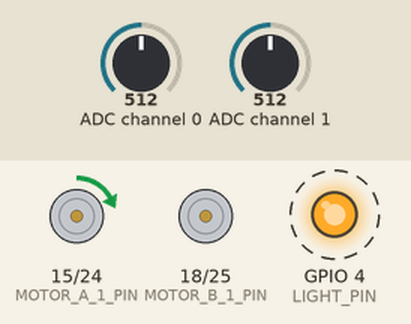
The program below on a simulated Raspberry Pi (BCM pin numbers). On the bench: motor-driver pin pairs drawn as motors (green arrow = first pin HIGH = forward, orange = second pin HIGH = backward, longer = more drive, scaled by the enable pin), output pins drawn as LEDs (lit = HIGH). Dashed ring = blinking. The inputs (shaded band) are chosen by the test bench; at power-on: ADC channel 0 = 512, ADC channel 1 = 512 (analog values on the 0–1023 scale).

Above: at 1.25 s.
1.3 s: ADC channel 0 set to 716
At 1.45 s:
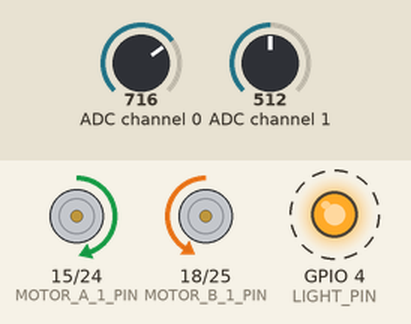
4.3 s: ADC channel 1 set to 716
At 4.46 s:
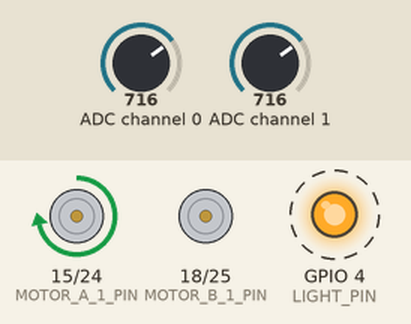
7.3 s: ADC channel 0 set to 900
At 7.46 s:
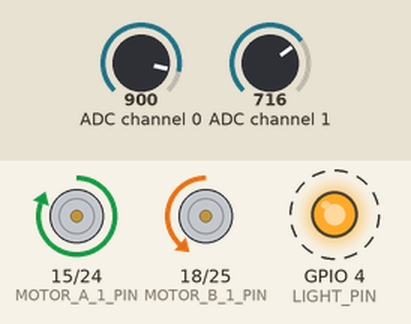
10.3 s: ADC channel 1 set to 511
At 10.47 s:
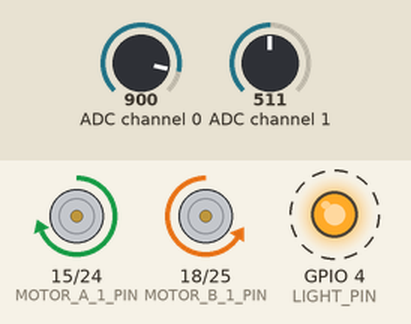
13.3 s: ADC channel 1 set to 306
At 13.48 s:
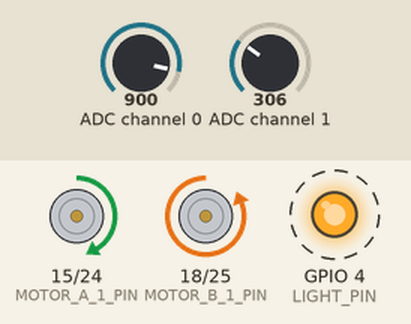
16.3 s: ADC channel 0 set to 1023
At 16.48 s:
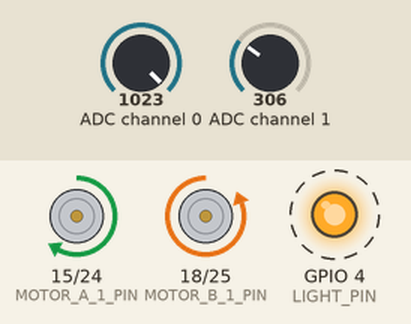
Timing chart, 0 to 20.3 s (numbered marks = the images above; inputs shaded):
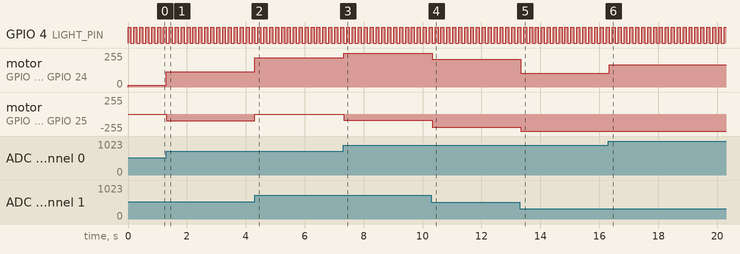

Measured:
- after the input at 1.3 s, motor on GPIO 15 (MOTOR_A_1_PIN) / GPIO 24 (MOTOR_A_2_PIN): forward 12/255 → forward 116/255 at once; motor on GPIO 18 (MOTOR_B_1_PIN) / GPIO 25 (MOTOR_B_2_PIN): stopped → backward 104/255 at once
- after the input at 4.3 s, motor on GPIO 15 (MOTOR_A_1_PIN) / GPIO 24 (MOTOR_A_2_PIN): forward 116/255 → forward 220/255 at once; motor on GPIO 18 (MOTOR_B_1_PIN) / GPIO 25 (MOTOR_B_2_PIN): backward 104/255 → stopped at once
- after the input at 7.3 s, motor on GPIO 15 (MOTOR_A_1_PIN) / GPIO 24 (MOTOR_A_2_PIN): forward 220/255 → forward 255/255 at once; motor on GPIO 18 (MOTOR_B_1_PIN) / GPIO 25 (MOTOR_B_2_PIN): stopped → backward 94/255 at once
- after the input at 10.3 s, motor on GPIO 15 (MOTOR_A_1_PIN) / GPIO 24 (MOTOR_A_2_PIN): forward 255/255 → forward 210/255 at once; motor on GPIO 18 (MOTOR_B_1_PIN) / GPIO 25 (MOTOR_B_2_PIN): backward 94/255 → backward 198/255 at once
- after the input at 13.3 s, motor on GPIO 15 (MOTOR_A_1_PIN) / GPIO 24 (MOTOR_A_2_PIN): forward 210/255 → forward 105/255 at once; motor on GPIO 18 (MOTOR_B_1_PIN) / GPIO 25 (MOTOR_B_2_PIN): backward 198/255 → backward 255/255 at once
- after the input at 16.3 s, motor on GPIO 15 (MOTOR_A_1_PIN) / GPIO 24 (MOTOR_A_2_PIN): forward 105/255 → forward 168/255 at once
- by itself, GPIO 4 (LIGHT_PIN): alternates HIGH for 0.10 s and LOW for 0.10 s

The program:

joystick.py
```python
import RPi.GPIO as GPIO
import spidev
import os
from time import sleep

MOTOR_EN_1_PIN = 14
MOTOR_A_1_PIN = 15
MOTOR_B_1_PIN = 18

MOTOR_EN_2_PIN = 23
MOTOR_A_2_PIN = 24
MOTOR_B_2_PIN = 25

LIGHT_PIN = 4

JOYSTICK_X_CHANNEL = 0
JOYSTICK_Y_CHANNEL = 1

DELAY = .1


def ReadChannel(channel):
  adc = spi.xfer2([1,(8+channel)<<4,0])
  data = ((adc[1]&3) << 8) + adc[2]
  return data

def mixXY(x, y):
	"""
	mixes x and y from a joystick to values for a 2 motor drive system
	input: x (int or float), y (int or float)
	output: (leftMotor (float), rightMotor (float)) tuple
	"""
	leftMotor = y + x
	rightMotor = y - x

	return (leftMotor, rightMotor)

def setMotorPWMS(leftMotor, rightMotor):
    motors = mixXY(leftMotor, rightMotor)

    leftMotor = motors[0]
    rightMotor = motors[1]

    #left motor
    if leftMotor < -100:
        leftMotor = -100
    elif leftMotor > 100:
        leftMotor = 100
    if leftMotor == 0:
        motor1A.ChangeDutyCycle(0)
        motor1B.ChangeDutyCycle(0)
    elif leftMotor < 0:
        motor1A.ChangeDutyCycle(0)
        motor1B.ChangeDutyCycle(abs(leftMotor))
    else:
        motor1B.ChangeDutyCycle(0)
        motor1A.ChangeDutyCycle(leftMotor)

    #right motor
    if rightMotor < -100:
        rightMotor = -100
    elif rightMotor > 100:
        rightMotor = 100
    if rightMotor == 0:
        motor2A.ChangeDutyCycle(0)
        motor2B.ChangeDutyCycle(0)
    elif rightMotor < 0:
        motor2A.ChangeDutyCycle(0)
        motor2B.ChangeDutyCycle(abs(rightMotor))
    else:
        motor2B.ChangeDutyCycle(0)
        motor2A.ChangeDutyCycle(rightMotor)


#setup
spi = spidev.SpiDev()
spi.open(0,0)

GPIO.setmode(GPIO.BCM)
GPIO.setup(MOTOR_EN_1_PIN, GPIO.OUT)
GPIO.setup(MOTOR_A_1_PIN, GPIO.OUT)
GPIO.setup(MOTOR_B_1_PIN, GPIO.OUT)

GPIO.setup(MOTOR_EN_2_PIN, GPIO.OUT)
GPIO.setup(MOTOR_A_2_PIN, GPIO.OUT)
GPIO.setup(MOTOR_B_2_PIN, GPIO.OUT)

GPIO.setup(LIGHT_PIN, GPIO.OUT)

motor1A = GPIO.PWM(MOTOR_A_1_PIN, 50)
motor1B = GPIO.PWM(MOTOR_B_1_PIN, 50)
motor2A = GPIO.PWM(MOTOR_A_2_PIN, 50)
motor2B = GPIO.PWM(MOTOR_B_2_PIN, 50)
motor1A.start(0)
motor1B.start(0)
motor2A.start(0)
motor2B.start(0)
GPIO.output(MOTOR_EN_1_PIN, 1)
GPIO.output(MOTOR_EN_2_PIN, 1)


light = True

try:
    while True:
        x = ReadChannel(JOYSTICK_X_CHANNEL)
        y = ReadChannel(JOYSTICK_Y_CHANNEL)
        x = (x - 500) / 5
        y = (y - 500) / 5
        setMotorPWMS(x,y)
        if light:
            GPIO.output(LIGHT_PIN, 1)
            light = False
        else:
            GPIO.output(LIGHT_PIN, 0)
            light = True
        sleep(DELAY)
except KeyboardInterrupt:
    GPIO.cleanup()
    print("cleaned up")
```
